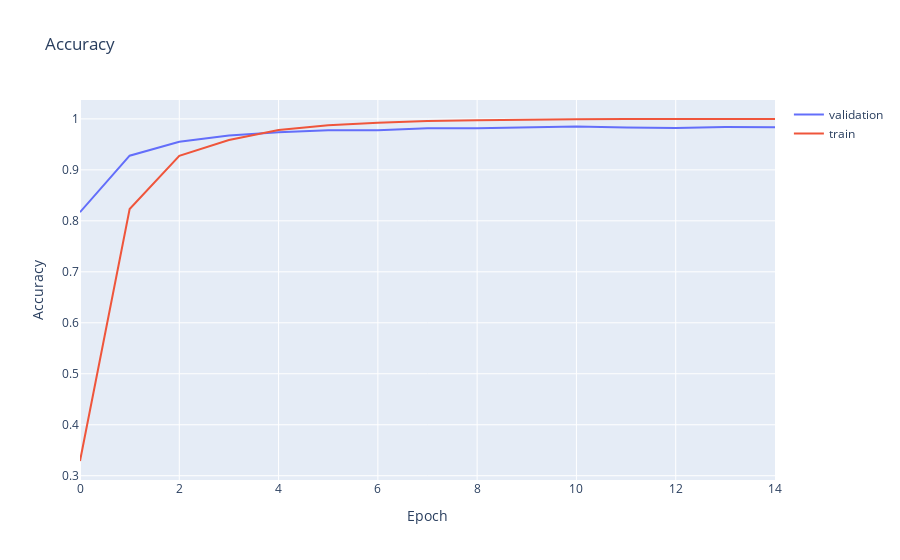

Here is the notebook cell this chart was saved with:
### Markdown cell above
<img src="data/cr.png" height="700" width="700" />

### Code cell
df_train = pd.read_csv('data/epoch_ac/train.csv')
df_validation = pd.read_csv('data/epoch_ac/validation.csv')
fig = go.Figure()
fig.add_trace(go.Scatter(x=df_validation['Step'], y=df_validation['Value'], mode='lines', name='validation'))
fig.add_trace(go.Scatter(x=df_train['Step'], y=df_train['Value'], mode='lines', name='train'))
fig.update_layout(title='Accuracy', xaxis_title='Epoch', yaxis_title='Accuracy')
fig.show()

### Figure 1 — Plotly figure (JSON) as saved in the notebook; plotly's stock layout.template omitted (floating-point values rounded to 4 significant figures)
{"data": [{"mode": "lines", "name": "validation", "type": "scatter", "x": [0, 1, 2, 3, 4, 5, 6, 7, 8, 9, 10, 11, 12, 13, 14], "y": [0.817, 0.9278, 0.9552, 0.9674, 0.9737, 0.9776, 0.9777, 0.9816, 0.9816, 0.9828, 0.9849, 0.9829, 0.9822, 0.9839, 0.9835]}, {"mode": "lines", "name": "train", "type": "scatter", "x": [0, 1, 2, 3, 4, 5, 6, 7, 8, 9, 10, 11, 12, 13, 14], "y": [0.3289, 0.8233, 0.9274, 0.9586, 0.9782, 0.9876, 0.9923, 0.9961, 0.9971, 0.9989, 0.9991, 0.9996, 0.9997, 0.9984, 0.9998]}], "layout": {"title": {"text": "Accuracy"}, "xaxis": {"title": {"text": "Epoch"}}, "yaxis": {"title": {"text": "Accuracy"}}}}
